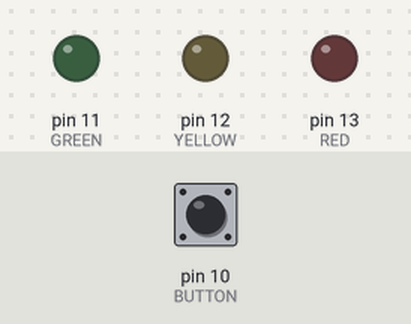
The sketch below on a simulated Arduino Uno, built with avr-gcc and run on an emulated ATmega328P. Shown: output pins drawn as LEDs (lit = HIGH). The test bench sets the inputs (shaded band); at power-on: pin 10 (BUTTON) LOW.

Above: at 1.2 s.
1.3 s: pin 10 (BUTTON) pulled HIGH for 1 s
At 3.4 s:
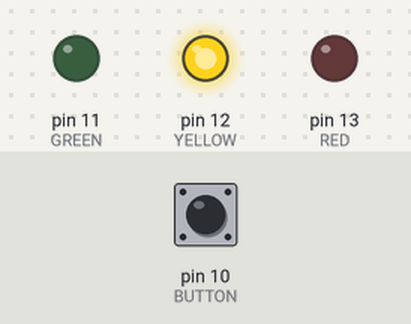
3.8 s: pin 10 (BUTTON) pulled HIGH for 0.15 s
At 4.7 s:
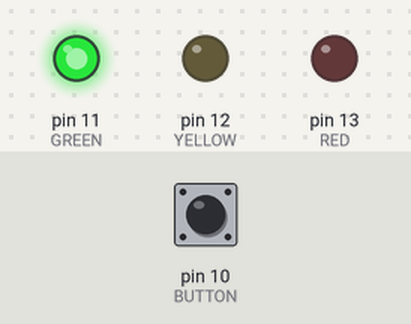
5.4 s: pin 10 (BUTTON) pulled HIGH for 3.2 s
At 9.4 s:
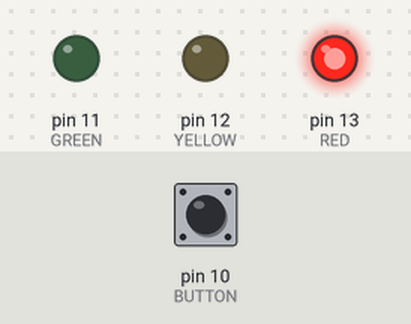
Timing chart, 0 to 10.9 s (numbered marks = the images above; inputs shaded):
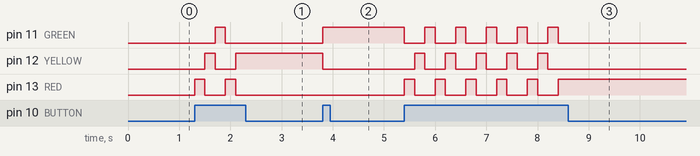

Measured:
- after the input at 1.3 s, pin 11 (GREEN): LOW → HIGH after 0.40 s, → LOW 0.20 s later; pin 12 (YELLOW): LOW → HIGH after 0.20 s, → LOW 0.20 s later, → HIGH 0.40 s later; pin 13 (RED): alternates HIGH for 0.20 s and LOW for 0.40 s, 4 changes in all, then stays LOW, starting at once
- after the input at 3.8 s, pin 11 (GREEN): LOW → HIGH at once; pin 12 (YELLOW): HIGH → LOW at once
- after the input at 5.4 s, pin 11 (GREEN): alternates HIGH for 0.20 s and LOW for 0.40 s, 11 changes in all, then stays LOW, starting at once; pin 12 (YELLOW): alternates HIGH for 0.20 s and LOW for 0.40 s, 10 changes in all, then stays LOW, starting after 0.20 s

The sketch:

sketch_button_3leds_acende_apaga.ino.ino
```cpp
int GREEN = 11;
int YELLOW = 12;
int RED = 13;
int count =  0;
int BUTTON = 10;

void setup() {
  pinMode(RED,OUTPUT);
  pinMode(YELLOW,OUTPUT);
  pinMode(GREEN,OUTPUT);
  pinMode(BUTTON,INPUT);
  digitalWrite(RED, LOW);
}

void loop() {
  if (digitalRead(BUTTON) ==  HIGH) {
    showLed(count++);
    delay(200);
    if(count == 3){
        count = 0;
    }
  }
}

void showLed(int count){
  if (count == 0){
     showRed();
  } else if (count == 1){
     showYellow();
  } else {
    showGreen();
  }
}

void showRed(){
  digitalWrite(RED,HIGH);
  digitalWrite(YELLOW, LOW);
  digitalWrite(GREEN, LOW);
}

void showYellow(){
  digitalWrite(RED,LOW);
  digitalWrite(YELLOW, HIGH);
  digitalWrite(GREEN, LOW);
}

void showGreen(){
  digitalWrite(RED,LOW);
  digitalWrite(YELLOW, LOW);
  digitalWrite(GREEN, HIGH);
}
```
